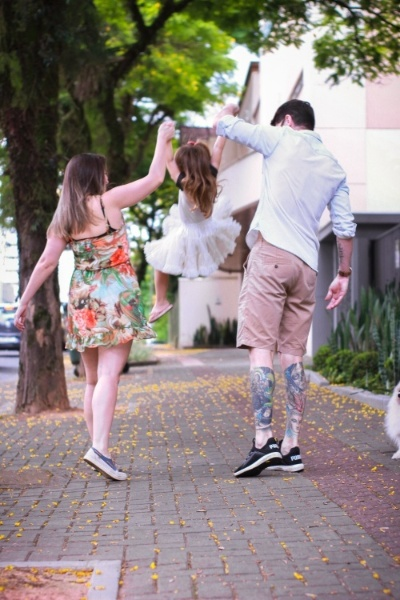
#> input picture Vinatge-Cam-Foto/foto-input/foto-2.jpg, 400 x 600 px
$ python Polaroid.py
#> lines starting #> are read from the running program, lines starting #| are printed output that depends on the picture; after the words box and inside, x2 and y2 are one past the last pixel; in counts of white or black regions, pixels touching at a corner belong together; pictures that were not available may be replaced by others from this repository, and a replacement may not be noted
import cv2
import numpy as np

# read image
input = cv2.imread('foto-input/foto-2.jpg')
#> input is the input picture: shape (600, 400, 3); mean B, G, R 131.1, 133.9, 144.7

# add BLURRING: image blurring is achieved by convolving the image with a low-pass filter kernel.
# It is useful for removing noise. It actually removes high frequency content (eg: noise, edges) from the image.
# So edges are blurred a little bit in this operation (there are also blurring techniques which don't blur the edges).
#blur = cv2.GaussianBlur(input,(13,13),cv2.BORDER_DEFAULT)
Kernel = np.ones((4, 4), np.float32) / 16
blur_img = cv2.filter2D(input, -1, Kernel)
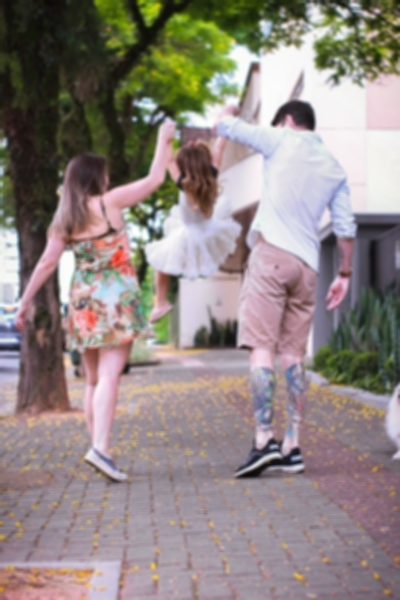
#> blur_img: shape (600, 400, 3); mean B, G, R 131, 133.8, 144.6

mask = cv2.imread('Texture/polaroid-texture.jpg')
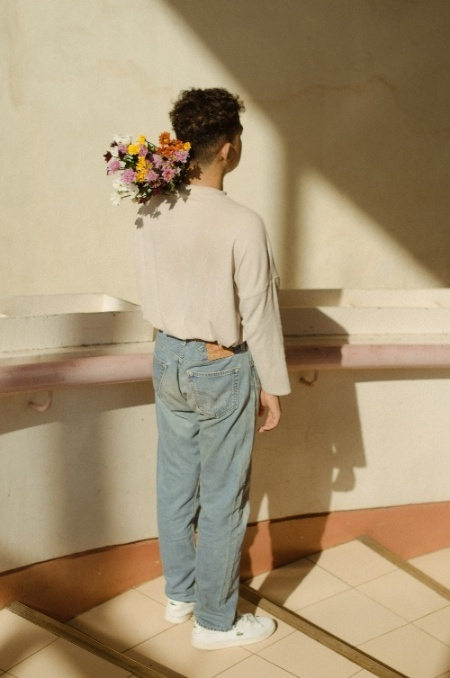
#> input picture Vinatge-Cam-Foto/foto-input/foto-1.jpg, 450 x 678 px, given in place of polaroid-texture.jpg, which was not available
#> mask is the input picture: shape (678, 450, 3); mean B, G, R 115.7, 146.7, 166.1
mask_resized = cv2.resize(mask, (blur_img.shape[1], blur_img.shape[0]))
out = cv2.addWeighted(blur_img, 0.7, mask_resized, 0.5, 0)
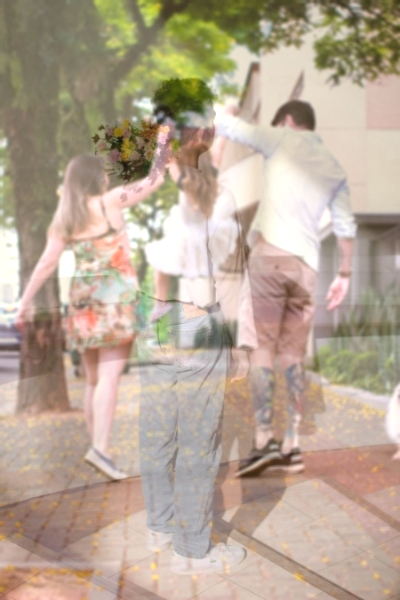
#> out: shape (600, 400, 3); mean B, G, R 149.4, 166.8, 183.8

# create an image with a single color (red)
red_img  = np.full((682,512,3), (0,0,150), np.uint8)
mask_resized = cv2.resize(red_img, (out.shape[1], out.shape[0]))
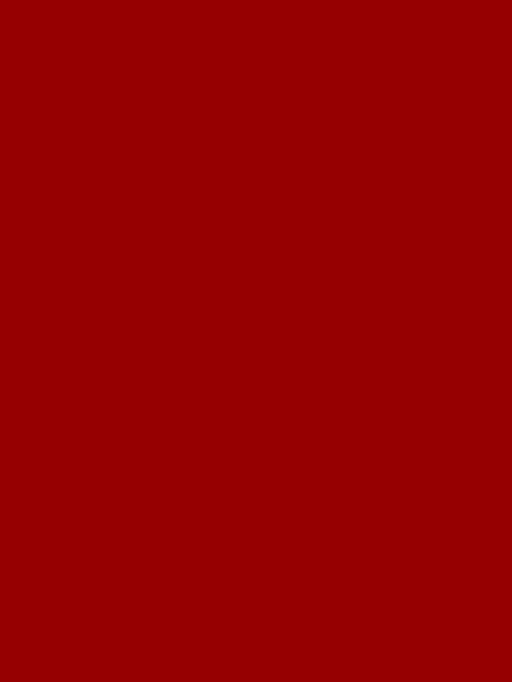
#> red_img: shape (682, 512, 3); mean B, G, R 0, 0, 150

# add the filter  with a weight factor of 20% to the target image
fused_img  = cv2.addWeighted(out, 0.8, mask_resized, 0.2, 0)
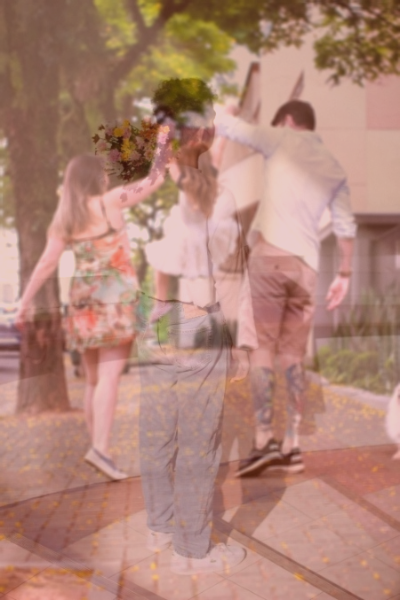
#> fused_img: shape (600, 400, 3); mean B, G, R 119.6, 133.4, 177
WHITE = [255,255,255]
white_border_img = cv2.copyMakeBorder(fused_img, 60,60,20,20, cv2.BORDER_CONSTANT, value=WHITE)
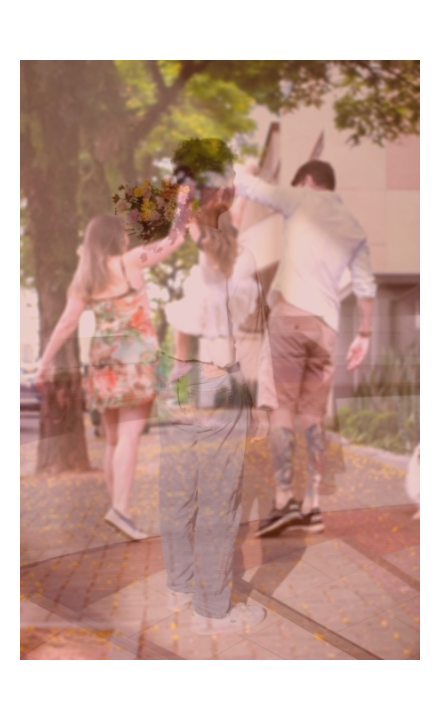
#> white_border_img: shape (720, 440, 3); mean B, G, R 152.4, 162.9, 195.9

# add text
position = (120,700)
cv2.putText(
     white_border_img, #numpy array on which text is written
     "Happy Birthday", #text
     position, #position at which writing has to start
     cv2.FONT_HERSHEY_SIMPLEX, #font family
     1, #font size
     (0, 0, 0, 0), #font color
     3) #font stroke
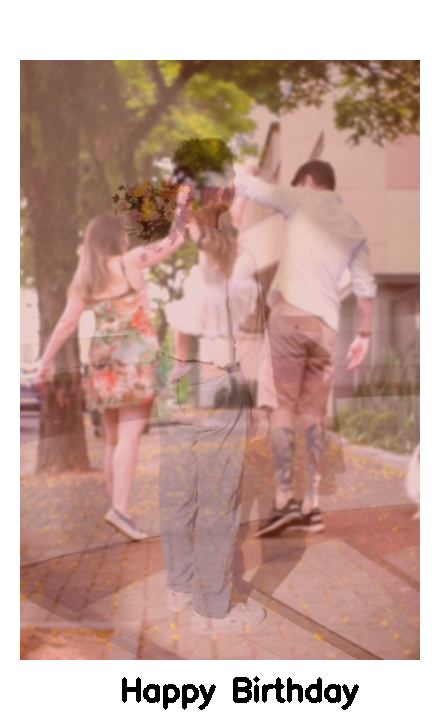
#> white_border_img: shape (720, 440, 3); 0.91% of pixels changed, all inside (x1, y1, x2, y2) = (122, 676, 359, 710)

cv2.imshow("Polaroid", white_border_img)
cv2.waitKey(0)
cv2.imwrite("foto-output/polaroid.jpg",white_border_img)
cv2.destroyAllWindows()
